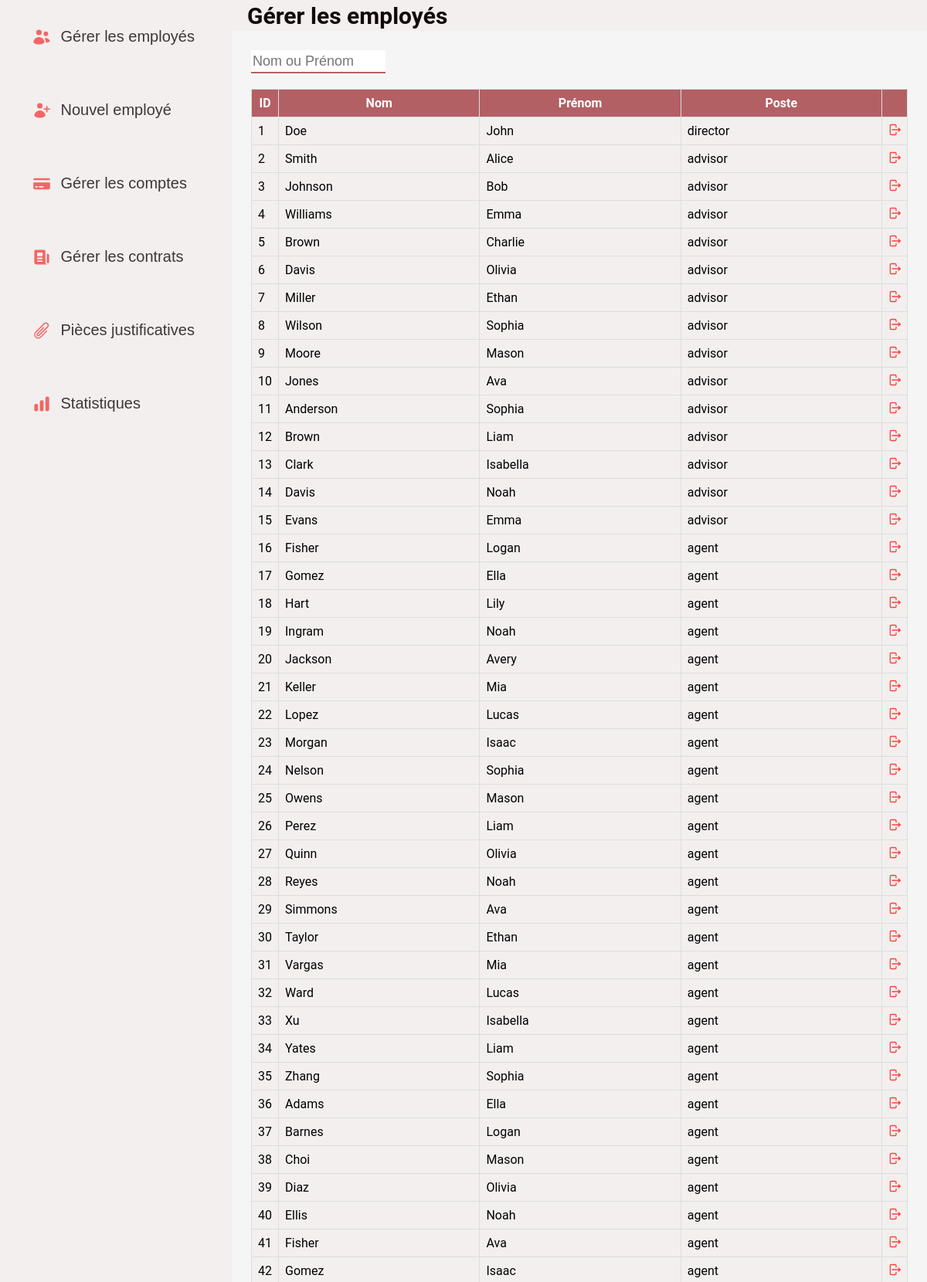
Screenshot of /src/index.php (signed in, upper part) with the database file from the repository.
### tables this page shows
CREATE TABLE `employe` (
  `NUMEMPLOYE` int(11) NOT NULL,
  `NOM` char(15) NOT NULL,
  `PRENOM` char(15) NOT NULL,
  `LOGIN` char(32) NOT NULL,
  `MDP` char(60) NOT NULL,
  `CATEGORIE` char(32) NOT NULL
);

### src/controller/controller.php (called while the page is built, shortened)
<?php
require_once 'view/view.php';
require_once 'model/employee.php';
require_once 'controller/router.php';
require_once 'model/employee.php';
function CtlDisplayPage() {
    displayRoute($_SESSION['currentPage']);
}

### src/index.php (called while the page is built)
<?php
require_once 'controller/front-controller.php';
    ?>

### src/model/employee.php (called while the page is built, shortened)
<?php
function getAllEmployees() {
    $connection = Connection::getInstance()->getConnection();
    $result = $connection->prepare('SELECT * FROM employe');
    $result->execute();
    $result->setFetchMode(PDO::FETCH_OBJ);
    $employees = $result->fetchAll();
    return $employees;
}

### src/view/components/employee-table-row.php (the view, shortened to what this page needs)
<tr>
    <td><?= $employee->NUMEMPLOYE ?></td>
    <td><?= $employee->NOM ?></td>
    <td><?= $employee->PRENOM ?></td>
    <td><?= $employee->CATEGORIE ?></td>
    <td>
        <button type="submit" name="submit-manage-employee" value="<?= $employee->NUMEMPLOYE ?>">
        </button>
    </td>
</tr>

### src/view/sidebars/sidebar-director.php (shortened to what this page needs)
<form action="<?php echo $_SERVER['PHP_SELF']; ?>" method="post">
    <button name="redirect-director-manage-employees" value="redirect-director-manage-employees">
        Gérer les employés
    </button>
    <button name="redirect-director-add-employee" value="redirect-director-add-employee">
        Nouvel employé
    </button>
    <button name="redirect-director-manage-account-types" value="redirect-director-manage-account-types">
        Gérer les comptes
    </button>
    <button name="redirect-director-manage-contract-types" value="redirect-director-manage-contract-types">
        Gérer les contrats
    </button>
    <button name="redirect-director-manage-documents" value="redirect-director-manage-documents">
        Pièces justificatives
    </button>
    <button name="redirect-director-see-stats" value="redirect-director-see-stats">
        Statistiques
    </button>
</form>

### src/view/director/manage-employees.php (shortened to what this page needs)
<div id="manage-employees">
    <input type="text" onkeyup="liveSearch(this.value)" placeholder="Nom ou Prénom">
    <form action="<?php echo $_SERVER['PHP_SELF']; ?>" method="post">
        <table class="employee-table">
            <thead>
                <tr>
                    <th>ID</th>
                    <th>Nom</th>
                    <th>Prénom</th>
                    <th>Poste</th>
                    <th></th>
                </tr>
            </thead>
            <tbody id="all-employes-body">
                <?php foreach (getAllEmployees() as $employee) {
                    require 'view/components/employee-table-row.php';
                }?>
            </tbody>
        </table>
    </form>
</div>

### src/controller/front-controller.php (shortened to what this page needs)
<?php
require_once 'controller/controller.php';
if ($_SESSION['loggedIn'] == false) {
    CtlDisplayLoginPage();
} else {
    CtlDisplayPage();
}

### src/controller/router.php (shortened to what this page needs)
<?php
function displayRoute($routeName) {
    $roleName = explode('-', $routeName)[0];
    $viewName = array_slice(explode('-', $routeName), 1);
    $viewName = implode('-', $viewName);
    if ($roleName == "all") {
        $userRole = $_SESSION['loggedInUser']->CATEGORIE;
        display($userRole, "view/$viewName.php", getRouteTitle($routeName), getRouteAdditionalTitle());
    } else {
        display($roleName, "view/$roleName/$viewName.php", getRouteTitle($routeName), getRouteAdditionalTitle());
    }
}
function getRouteTitle($routeName) {
    switch($routeName) {
        case 'director-manage-employees':
            return "Gérer les employés";
    }
}
function getRouteAdditionalTitle() {
    if(isset($_SESSION['currentClient'])) {
        return $_SESSION['currentClient']->PRENOM.' '.strtoupper($_SESSION['currentClient']->NOM).' #'.$_SESSION['currentClient']->NUMCLIENT;
    } else {
        return null;
    }
}

### src/view/view.php (shortened to what this page needs)
<?php
function getPhpFile($file)
{
    include $file;
    return ob_get_clean();
}
function display($job, $viewFile, $title, $currentClient = null)
{
    switch ($job) {
        case 'director':
            $nav=getPhpFile("sidebars/sidebar-director.php");
            break;
    }
    $view = getPhpFile($viewFile);
    $head = '<h1>' . $title . '</h1>';
    require_once 'global-layout.php';
}

### src/view/global-layout.php (shortened to what this page needs)
<!DOCTYPE html>
<html lang="en">
    <head>
        <link rel="stylesheet" href="style/global-style.css">
        <link rel="stylesheet" href="style/stats-style.css">
        <link rel="stylesheet" href="style/new-client-style.css">
    </head>
    <body>
        <nav>
            <?= $nav ?>
        </nav>
        <div>
            <header>
                <?= $head ?>
            </header>
            <main>
                <?= $view ?>
            </main>
        </div>
    </body>
</html>

### src/style/global-style.css (style rules this page uses)
:root { --background-color: #f5f5f5; --text-color: #120909; --secondary-background-color: #f3efef; --primary-color: #b36064; --secondary-color: #d4c0a5; --accent-color: #f64343; }
* { box-sizing: border-box; }
body { display: flex; box-sizing: border-box; overflow: hidden; min-width: 100dvw; min-height: 100dvh; width: 100%; height: 100%; max-height: 100dvh; margin: 0; padding: 0; font-family: "Roboto", sans-serif; background-color: var(--background-color); }
body > div { flex: 4; display: flex; flex-direction: column; max-height: 100%; }
header { flex: 1; display: flex; flex-direction: row; justify-content: space-between; align-items: center; min-height: 40px; max-height: 80px; padding: 5px 15px; box-sizing: border-box; background-color: var(--secondary-background-color); color: var(--text-color); }
header h1 { font-size: 30px; font-weight: bold; margin: 5px; }
main { flex: 15; display: flex; padding: 15px; box-sizing: border-box; max-height: 100%; }
nav { flex: 1; min-width: 300px; background-color: var(--secondary-background-color); padding: 0; margin: 0; }
nav > form { display: flex; flex-direction: column; align-items: center; justify-content: flex-start; width: 100%; height: 100dvh; transition: 0.3s ease-in-out; }
nav button { display: flex; flex-direction: row; align-items: center; border: none; background-color: transparent; width: 85%; height: 65px; margin: 15px 0; font-size: 20px; font-weight: 500; cursor: pointer; color: var(--text-color); opacity: 80%; transition: all 0.2s ease; }
nav button > svg { margin: 13px; width: 24px; height: 24px; }
svg { height: 18px; width: 20px; color: var(--accent-color); }
#manage-employees { width: 100%; height: 100%; display: flex; flex-direction: column; align-items: center; justify-content: flex-start; box-sizing: border-box; padding-bottom: 15px; }
#manage-employees form { flex: 1; overflow-y: auto; width: 100%; margin-bottom: 15px; padding: 10px; box-sizing: border-box; }
#manage-employees table { width: 100%; border-collapse: collapse; background-color: var(--secondary-background-color); }
#manage-employees th, #manage-employees td { border: 1px solid #ddd; padding: 8px; }
#manage-employees th { background-color: var(--primary-color); color: white; }
#manage-employees td > button { border: none; background-color: transparent; cursor: pointer; }
#manage-employees th { width: 31%; }
#manage-employees th:first-child { width: 27px !important; }
#manage-employees th:last-child { width: 18px !important; }
#manage-employees td:last-child { padding: 0; text-align: center; }
#manage-employees > input[type="text"] { align-self: flex-start; margin: 10px; width: 20%; height: 30px; font-size: large; border: none; border-bottom: 2px solid var(--primary-color); outline: none; }

### src/style/new-client-style.css (style rules this page uses)
:root { --background-color: #f5f5f5; --text-color: #120909; --secondary-background-color: #f3efef; --primary-color: #b36064; --secondary-color: #d4c0a5; --accent-color: #f64343; }

### rows the page displays
employe: NUMEMPLOYE "1", NOM "Doe", PRENOM "John", CATEGORIE "director"
employe: NUMEMPLOYE "2", NOM "Smith", PRENOM "Alice", CATEGORIE "advisor"
employe: NUMEMPLOYE "3", NOM "Johnson", PRENOM "Bob", CATEGORIE "advisor"
employe: NUMEMPLOYE "4", NOM "Williams", PRENOM "Emma", CATEGORIE "advisor"
employe: NUMEMPLOYE "5", NOM "Brown", PRENOM "Charlie", CATEGORIE "advisor"
employe: NUMEMPLOYE "6", NOM "Davis", PRENOM "Olivia", CATEGORIE "advisor"
employe: NUMEMPLOYE "7", NOM "Miller", PRENOM "Ethan", CATEGORIE "advisor"
employe: NUMEMPLOYE "8", NOM "Wilson", PRENOM "Sophia", CATEGORIE "advisor"
employe: NUMEMPLOYE "9", NOM "Moore", PRENOM "Mason", CATEGORIE "advisor"
employe: NUMEMPLOYE "10", NOM "Jones", PRENOM "Ava", CATEGORIE "advisor"
employe: NUMEMPLOYE "11", NOM "Anderson", PRENOM "Sophia", CATEGORIE "advisor"
employe: NUMEMPLOYE "12", NOM "Brown", PRENOM "Liam", CATEGORIE "advisor"
employe: NUMEMPLOYE "13", NOM "Clark", PRENOM "Isabella", CATEGORIE "advisor"
employe: NUMEMPLOYE "14", NOM "Davis", PRENOM "Noah", CATEGORIE "advisor"
employe: NUMEMPLOYE "15", NOM "Evans", PRENOM "Emma", CATEGORIE "advisor"
employe: NUMEMPLOYE "16", NOM "Fisher", PRENOM "Logan", CATEGORIE "agent"
employe: NUMEMPLOYE "17", NOM "Gomez", PRENOM "Ella", CATEGORIE "agent"
employe: NUMEMPLOYE "18", NOM "Hart", PRENOM "Lily", CATEGORIE "agent"
employe: NUMEMPLOYE "19", NOM "Ingram", PRENOM "Noah", CATEGORIE "agent"
employe: NUMEMPLOYE "20", NOM "Jackson", PRENOM "Avery", CATEGORIE "agent"
employe: NUMEMPLOYE "21", NOM "Keller", PRENOM "Mia", CATEGORIE "agent"
employe: NUMEMPLOYE "22", NOM "Lopez", PRENOM "Lucas", CATEGORIE "agent"
employe: NUMEMPLOYE "23", NOM "Morgan", PRENOM "Isaac", CATEGORIE "agent"
employe: NUMEMPLOYE "24", NOM "Nelson", PRENOM "Sophia", CATEGORIE "agent"
employe: NUMEMPLOYE "25", NOM "Owens", PRENOM "Mason", CATEGORIE "agent"
employe: NUMEMPLOYE "26", NOM "Perez", PRENOM "Liam", CATEGORIE "agent"
employe: NUMEMPLOYE "27", NOM "Quinn", PRENOM "Olivia", CATEGORIE "agent"
employe: NUMEMPLOYE "28", NOM "Reyes", PRENOM "Noah", CATEGORIE "agent"
employe: NUMEMPLOYE "29", NOM "Simmons", PRENOM "Ava", CATEGORIE "agent"
employe: NUMEMPLOYE "30", NOM "Taylor", PRENOM "Ethan", CATEGORIE "agent"
employe: NUMEMPLOYE "31", NOM "Vargas", PRENOM "Mia", CATEGORIE "agent"
employe: NUMEMPLOYE "32", NOM "Ward", PRENOM "Lucas", CATEGORIE "agent"
employe: NUMEMPLOYE "33", NOM "Xu", PRENOM "Isabella", CATEGORIE "agent"
employe: NUMEMPLOYE "34", NOM "Yates", PRENOM "Liam", CATEGORIE "agent"
employe: NUMEMPLOYE "35", NOM "Zhang", PRENOM "Sophia", CATEGORIE "agent"
employe: NUMEMPLOYE "36", NOM "Adams", PRENOM "Ella", CATEGORIE "agent"
employe: NUMEMPLOYE "37", NOM "Barnes", PRENOM "Logan", CATEGORIE "agent"
employe: NUMEMPLOYE "38", NOM "Choi", PRENOM "Mason", CATEGORIE "agent"
employe: NUMEMPLOYE "39", NOM "Diaz", PRENOM "Olivia", CATEGORIE "agent"
employe: NUMEMPLOYE "40", NOM "Ellis", PRENOM "Noah", CATEGORIE "agent"
employe: NUMEMPLOYE "41", NOM "Fisher", PRENOM "Ava", CATEGORIE "agent"
employe: NUMEMPLOYE "42", NOM "Gomez", PRENOM "Isaac", CATEGORIE "agent"

### other values shown
$title "Gérer les employés"
